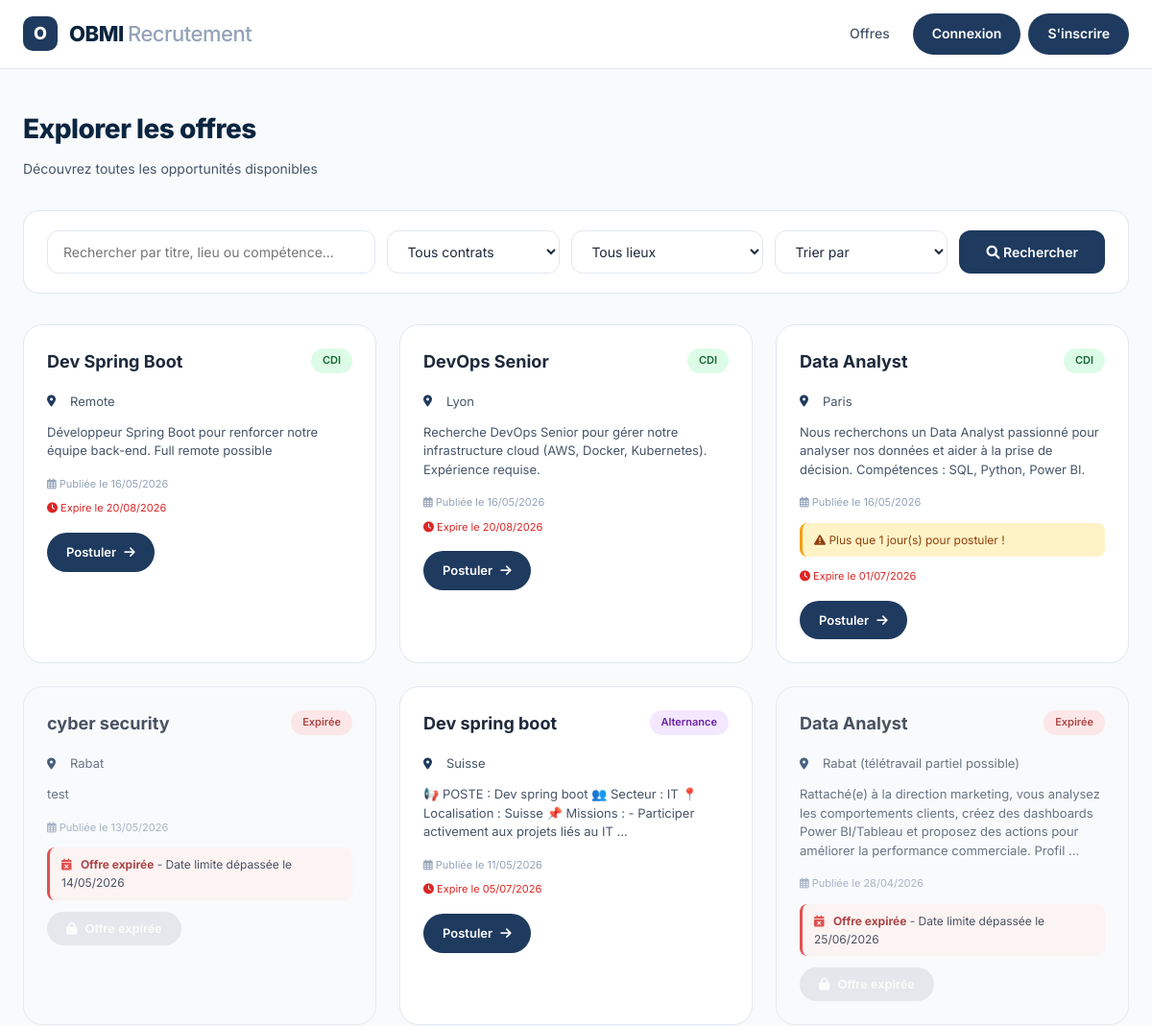
The page /offres/ (upper part) on the database as committed earlier.
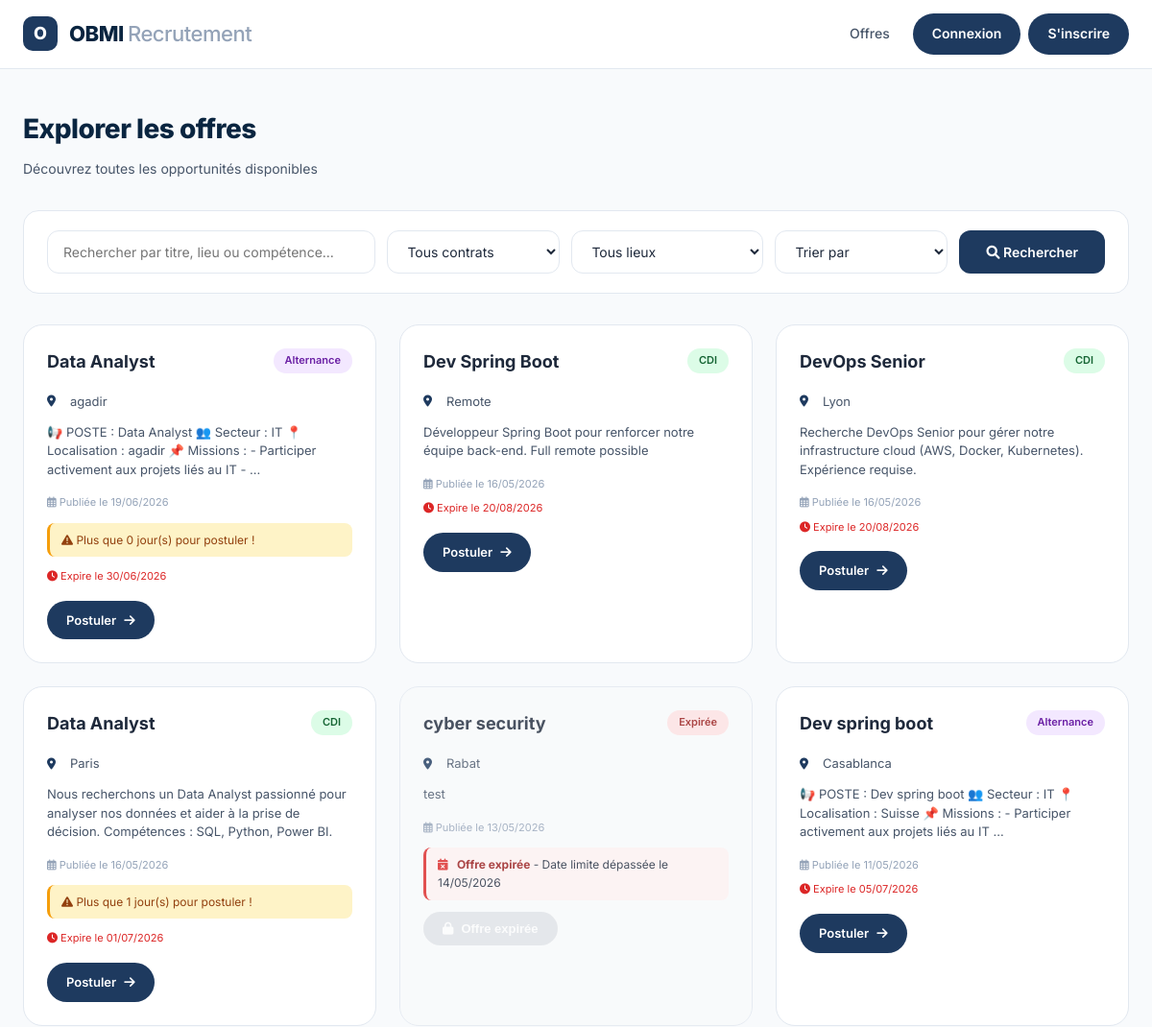
The same page on the database as committed later.
### candidature/models.py (models this page shows, shortened)
class Offre(models.Model):
    CONTRAT_CHOICES = [
        ('CDI', 'CDI'),
        ('CDD', 'CDD'),
        ('Stage', 'Stage'),
        ('Alternance', 'Alternance'),
    ]
    titre = models.CharField(max_length=200)
    description = models.TextField()
    lieu = models.CharField(max_length=100)
    type_contrat = models.CharField(max_length=20, choices=CONTRAT_CHOICES, default='CDI')
    datePublication = models.DateTimeField(auto_now_add=True)
    date_expiration = models.DateField(null=True, blank=True)
    recruteur = models.ForeignKey(Recruteur, on_delete=models.CASCADE, related_name='offres')
    def est_expiree(self):
        return self.date_expiration and self.date_expiration < timezone.now().date()
    def jours_restants(self):
        if not self.date_expiration:
            return 0
        delta = self.date_expiration - timezone.now().date()
        return delta.days

### candidature/views.py (the view)
# urls.py: path('offres/', views.liste_offres, name='liste_offres'),
def liste_offres(request):
    offres = Offre.objects.all()
    q = request.GET.get('q', '').strip()
    type_contrat = request.GET.get('type_contrat', '').strip()
    lieu = request.GET.get('lieu', '').strip()
    sort = request.GET.get('sort', '').strip()
    if q:
        offres = offres.filter(Q(titre__icontains=q) | Q(lieu__icontains=q))
    if type_contrat:
        offres = offres.filter(type_contrat=type_contrat)
    if lieu:
        offres = offres.filter(lieu__icontains=lieu)
    sort_map = {
        'date_asc': 'datePublication',
        'titre': 'titre',
        'expiration': 'date_expiration',
    }
    offres = offres.order_by(sort_map.get(sort, '-datePublication'))
    lieux_disponibles = Offre.objects.values_list('lieu', flat=True).distinct().order_by('lieu')
    paginator = Paginator(offres, 9)
    page = request.GET.get('page')
    offres_page = paginator.get_page(page)
    applied_offre_ids = []
    if request.user.is_authenticated and request.user.role == 'candidat':
        try:
            candidat = Candidat.objects.get(utilisateur=request.user)
            applied_offre_ids = Candidature.objects.filter(candidat=candidat).values_list('offre_id', flat=True)
        except Candidat.DoesNotExist:
            pass
    return render(request, 'candidature/liste_offres.html', {
        'offres': offres_page,
        'query': q or '',
        'type_contrat': type_contrat,
        'lieu': lieu,
        'sort': sort,
        'lieux_disponibles': lieux_disponibles,
        'applied_offre_ids': list(applied_offre_ids),
    })

### candidature/context_processors.py (called while the page is built)
def notifications_context(request):
    if request.user.is_authenticated:
        return {
            'unread_messages': Message.objects.filter(destinataire=request.user, lu=False).count(),
            'unread_notifications': Notification.objects.filter(utilisateur=request.user, lu=False).count(),
        }
    return {'unread_messages': 0, 'unread_notifications': 0}

### candidature/templates/candidature/liste_offres.html (shortened to what the changed rows need)
{% extends 'candidature/base.html' %}
{% block content %}
<div class="page-content">
    <div class="container">
        <div class="page-header">
            <h1>Explorer les offres</h1>
        </div>
        {% if offres %}
            <div class="offers-grid">
                {% for offre in offres %}
                    {% if offre.est_expiree %}
                        <div class="offre-card expiree">
                            <div class="card-header">
                                <h3>{{ offre.titre }}</h3>
                                <span class="badge badge-expiree">Expirée</span>
                            </div>
                            <div class="offre-lieu">
                                <i class="fas fa-map-marker-alt"></i> {{ offre.lieu }}
                            </div>
                            <div class="offre-description">
                                {{ offre.description|truncatewords:25 }}
                            </div>
                            <div class="offre-date">
                                <i class="far fa-calendar-alt"></i> Publiée le {{ offre.datePublication|date:"d/m/Y" }}
                            </div>
                            <div class="message-expiration">
                                <i class="fas fa-calendar-times"></i>
                                <strong>Offre expirée</strong> - Date limite dépassée le {{ offre.date_expiration|date:"d/m/Y" }}
                            </div>
                            <button class="btn-postuler disabled" disabled>
                                <i class="fas fa-lock"></i> Offre expirée
                            </button>
                        </div>
                    {% else %}
                        <div class="offre-card">
                            <div class="card-header">
                                <h3>{{ offre.titre }}</h3>
                                {% if offre.type_contrat == 'CDI' %}
                                    <span class="badge badge-cdi">CDI</span>
                                {% elif offre.type_contrat == 'CDD' %}
                                    <span class="badge badge-cdd">CDD</span>
                                {% elif offre.type_contrat == 'Stage' %}
                                    <span class="badge badge-stage">Stage</span>
                                {% elif offre.type_contrat == 'Alternance' %}
                                    <span class="badge badge-alternance">Alternance</span>
                                {% else %}
                                    <span class="badge badge-cdd">{{ offre.type_contrat }}</span>
                                {% endif %}
                            </div>
                            <div class="offre-lieu">
                                <i class="fas fa-map-marker-alt"></i> {{ offre.lieu }}
                            </div>
                            <div class="offre-description">
                                {{ offre.description|truncatewords:25 }}
                            </div>
                            <div class="offre-date">
                                <i class="far fa-calendar-alt"></i> Publiée le {{ offre.datePublication|date:"d/m/Y" }}
                            </div>
                            {% if offre.jours_restants <= 3 %}
                            <div class="message-urgent">
                                <i class="fas fa-exclamation-triangle"></i>
                                Plus que {{ offre.jours_restants }} jour(s) pour postuler !
                            </div>
                            {% endif %}
                            <div class="offre-expiration">
                                <i class="fas fa-clock"></i> Expire le {{ offre.date_expiration|date:"d/m/Y" }}
                            </div>
                            {% if offre.id in applied_offre_ids %}
                                <span class="btn-postuler already-applied">
                                    <i class="fas fa-check-circle"></i> Déjà postulé
                                </span>
                            {% else %}
                            <a href="/postuler/{{ offre.id }}/" class="btn-postuler">
                                Postuler <i class="fas fa-arrow-right"></i>
                            </a>
                            {% endif %}
                        </div>
                    {% endif %}
                {% endfor %}
            </div>
        {% else %}
            <div class="empty-state">
                <i class="fas fa-inbox"></i>
                <p>Aucune offre disponible pour le moment.</p>
            </div>
        {% endif %}
    </div>
</div>
{% endblock %}

Rows that differ between the two databases and show on the page:
no longer on this page (row unchanged): Offre: titre "Data Analyst", lieu "Rabat (télétravail partiel possible)", description "Rattaché(e) à la direction marketing, vous analysez les comportements clients, créez des dashboards Power BI/Tableau et proposez des actions pour améliorer la performance commerciale. Profil …", datePublication "28/04/2026", date_expiration "25/06/2026"
added Offre: titre "Data Analyst", type_contrat "Alternance", lieu "agadir", description "📢 POSTE : Data Analyst 👥 Secteur : IT 📍 Localisation : agadir 📌 Missions : - Participer activement aux projets liés au IT - …", datePublication "19/06/2026", jours_restants "0", date_expiration "30/06/2026"
changed Offre "Dev spring boot": lieu "Suisse" → "Casablanca"
